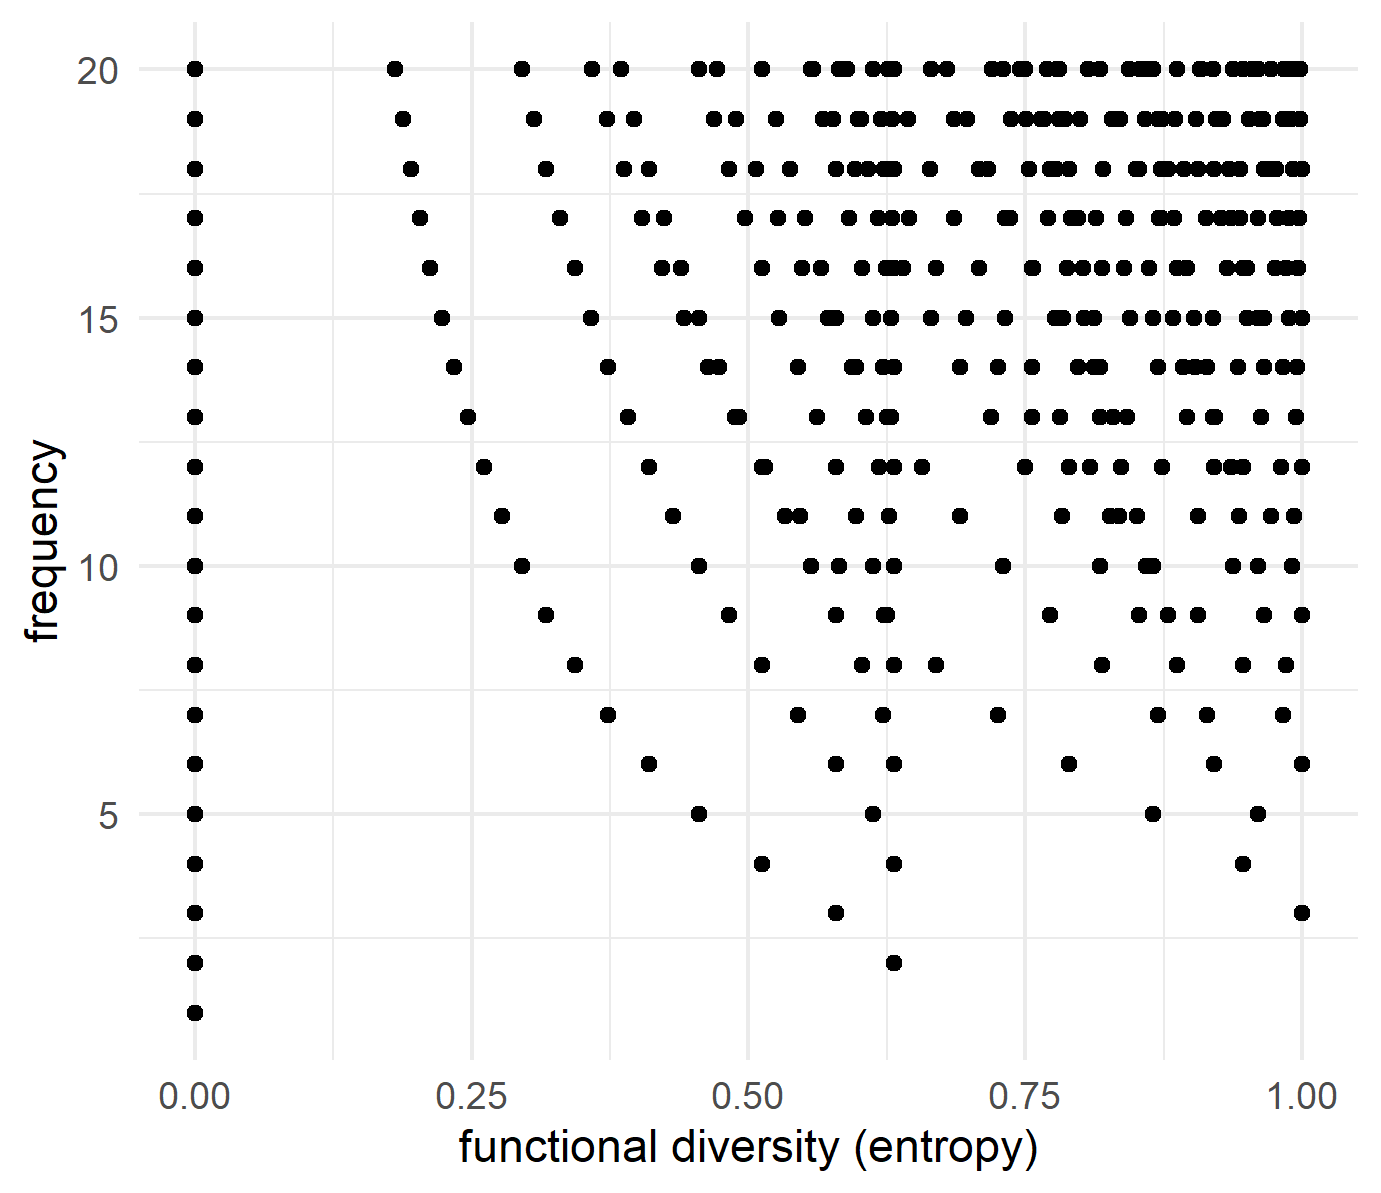

Reproduce this figure in R.
library(ggplot2)

data_path <- "stats/entropy_simulation/simulated_entropy.csv"
plot_path <- "stats/entropy_simulation/simulation.png"

data <- read.csv(
  data_path,
  header = TRUE
)

hist(data$entropy)

log_with_0 <- function(value) {
  ifelse (value == 0, 0, log(value))
}

calculate_entropy <- function(values) {
  percentages <- values / sum(values)
  return(-sum(percentages * log_with_0(percentages)) / 3)
}

# entropy cannot get below 0.05 until frequency >= 102
print(calculate_entropy(c(102, 1, 0)))

plot <- ggplot(data, aes(
  x = entropy,
  y = freq
)) +
  xlab("functional diversity (entropy)") +
  ylab("frequency") +
  theme_minimal() +
  geom_point() +
  xlim(0, 1)

ggsave(
  plot_path,
  plot
)
